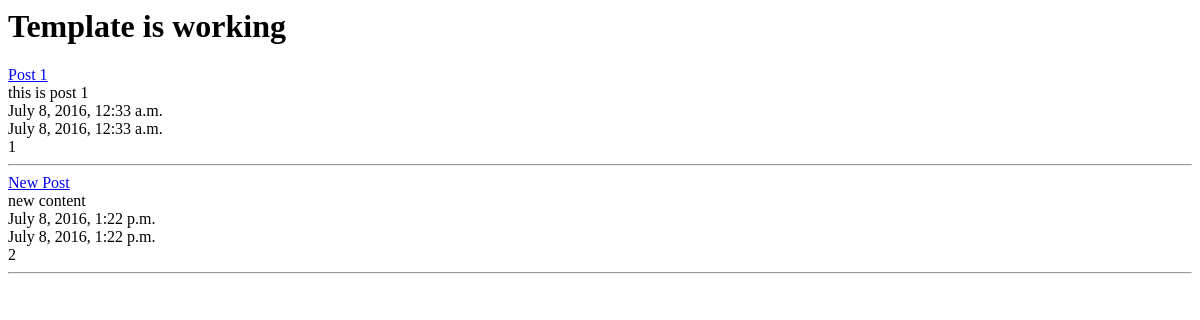
The app's page /posts/, older data.
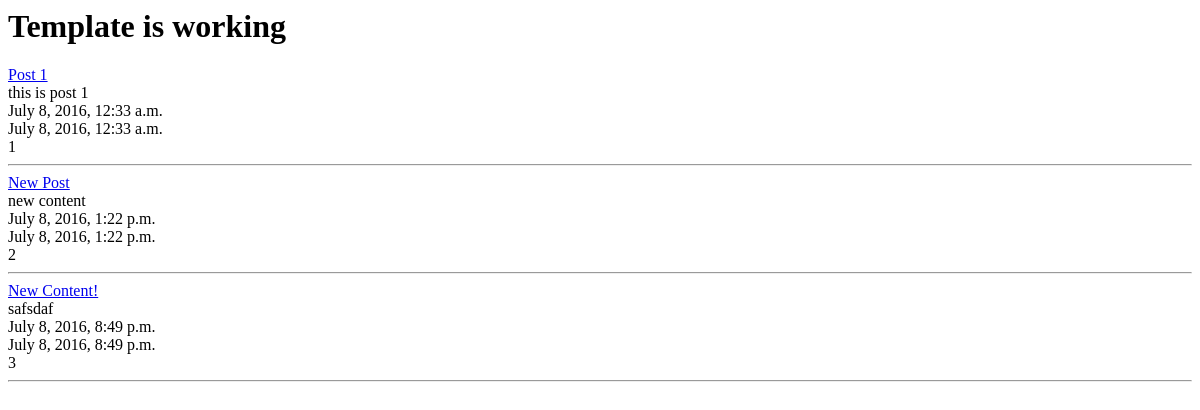
The same page, newer data.
### posts/models.py (models this page shows, shortened)
class Post(models.Model):
    title = models.CharField(max_length=120)
    content = models.TextField()
    updated = models.DateTimeField(auto_now=True, auto_now_add=False)
    timestamp = models.DateTimeField(auto_now=False, auto_now_add=True)
    def get_absolute_url(self):
        return reverse('posts:detail', kwargs={'id':self.id})

### posts/views.py (the view)
def post_list(request):
    queryset = Post.objects.all()
    context = {
        'title': 'List',
        'object_list': queryset
    }
    return render(request, 'post_list.html', context)

### templates/post_list.html
{% extends "base.html" %}
{% block content %}
  <h1>Template is working</h1>
  {% for obj in object_list %}
    <a href='{{ obj.get_absolute_url }}'> {{ obj.title }} </a><br />
    {{ obj.content }}<br />
    {{ obj.timestamp }}<br />
    {{ obj.updated }}<br />
    {{ obj.id }}<br />
    <hr />
  {% endfor %}
{% endblock content %}

Row changes from the older to the newer data that the page shows:
added Post: title "New Content!", content "safsdaf", timestamp "July 8, 2016, 8:49 p.m.", updated "July 8, 2016, 8:49 p.m.", id "3"
